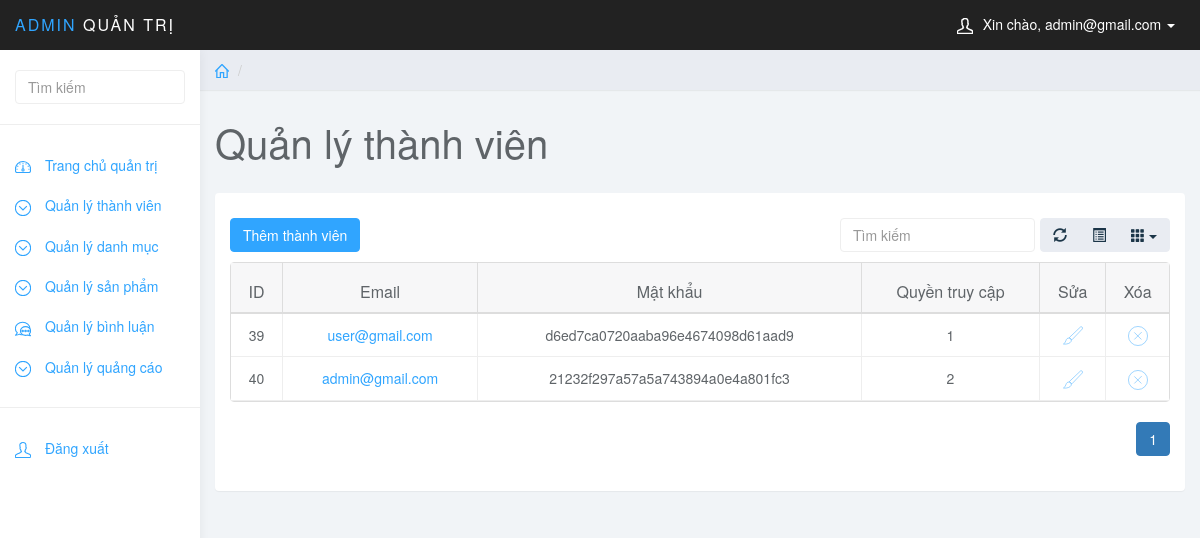
Screenshot of /quantri/quantri.php?page_layout=quanlytv (signed in) with the database file from the repository.
### tables this page shows
CREATE TABLE `thanhvien` (
  `id_thanhvien` int NOT NULL,
  `email` varchar(255) NOT NULL,
  `mat_khau` varchar(255) NOT NULL,
  `quyen_truy_cap` int NOT NULL
);

### quantri/chucnang/thanhvien/quanlytv.php (the view, shortened to what this page needs)
<?php
if (isset($_GET['page'])) {
    $page = $_GET['page'];
} else {
    $page = 1;
}
$rowPerPage = 5;
$perPage = $page * $rowPerPage - $rowPerPage;
$sql = "SELECT * FROM thanhvien ORDER BY id_thanhvien ASC LIMIT $perPage,$rowPerPage";
$query = mysqli_query($conn, $sql);
$totalRows = mysqli_num_rows(mysqli_query($conn, "SELECT * FROM thanhvien"));
$totalPages = ceil($totalRows / $rowPerPage);
$listPage = "";
for ($i = 1; $i <= $totalPages; $i++) {
    if ($page == $i) {
        $listPage .= '<li class="active"><a href="quantri.php?page_layout=quanlytv&page=' . $i . '">' . $i . '</a></li>';
    } else {
        $listPage .= '<li><a href="quantri.php?page_layout=quanlytv&page=' . $i . '">' . $i . '</a></li>';
    }
}
?>
<div class="row">
    <ol class="breadcrumb">
        <li><a href="quantri.php"><svg class="glyph stroked home">
                    <use xlink:href="#stroked-home"></use>
                </svg></a></li>
        <li class="active"></li>
    </ol>
</div>
<div class="row">
    <div class="col-lg-12">
        <h1 class="page-header">Quản lý thành viên</h1>
    </div>
</div>
<div class="row">
    <div class="col-lg-12">
        <div class="panel panel-default">
            <div class="panel-body" style="position: relative;">
                <a href="quantri.php?page_layout=themtv" class="btn btn-primary" style="margin: 10px 0 20px 0; position: absolute;">Thêm thành viên</a>
                <table data-toggle="table" data-show-refresh="true" data-show-toggle="true" data-show-columns="true" data-search="true" data-select-item-name="toolbar1" data-sort-name="name" data-sort-order="desc">
                    <thead>
                        <tr>
                            <th data-sortable="true">ID</th>
                            <th data-sortable="true">Email</th>
                            <th data-sortable="true">Mật khẩu</th>
                            <th data-sortable="true">Quyền truy cập</th>
                            <th data-sortable="true">Sửa</th>
                            <th data-sortable="true">Xóa</th>
                        </tr>
                    </thead>
                    <tbody>
                        <?php
                        while ($row = mysqli_fetch_array($query)) {
                        ?>
                            <tr style="height: 300px;">
                                <td data-checkbox="true"><?php echo $row['id_thanhvien']; ?></td>
                                <td data-checkbox="true"><a href="quantri.php?page_layout=suatv&id_thanhvien=<?php echo $row['id_thanhvien']; ?>"><?php echo $row['email']; ?></a></td>
                                <td data-checkbox="true"><?php echo $row['mat_khau']; ?></td>
                                <td data-sortable="true"><?php echo $row['quyen_truy_cap']; ?></td>
                                <td>
                                    <a href="quantri.php?page_layout=suatv&id_thanhvien=<?php echo $row['id_thanhvien']; ?>"><span><svg class="glyph stroked brush" style="width: 20px;height: 20px;">
                                                <use xlink:href="#stroked-brush" />
                                            </svg></span></a>
                                </td>
                                <td>
                                    <a onclick="return xoatv();" href="./chucnang/thanhvien/xoatv.php?id_thanhvien=<?php echo $row['id_thanhvien']; ?>"><span><svg class="glyph stroked cancel" style="width: 20px;height: 20px;">
                                                <use xlink:href="#stroked-cancel" />
                                            </svg></span></a>
                                </td>
                            </tr>
                        <?php
                        }
                        ?>
                    </tbody>
                </table>
                <ul class="pagination" style="float: right;">
                    <?php
                    echo $listPage;
                    ?>
                </ul>
            </div>
        </div>
    </div>
</div>

### quantri/css/styles.css (style rules this page uses)
body { background: #f1f4f7; padding-top: 50px; color: #5f6468; }
a, a:hover, a:focus { color: #30a5ff; }
h1, h2, h3, h4, h5, h6 { color: #5f6468; }
h1 { font-weight: 300; font-size: 40px; }
.btn-primary, .btn-primary:hover, .btn-primary:focus, .btn-primary:active, .btn-primary.active, .open > .dropdown-toggle.btn-primary, .btn-primary.disabled, .btn-primary[disabled], fieldset[disabled] .btn-primary, .btn-primary.disabled:hover, .btn-primary[disabled]:hover, fieldset[disabled] .btn-primary:hover, .btn-primary.disabled:focus, .btn-primary[disabled]:focus, fieldset[disabled] .btn-primary:focus, .btn-primary.disabled:active, .btn-primary[disabled]:active, fieldset[disabled] .btn-primary:active, .btn-primary.disabled.active, .btn-primary[disabled].active, fieldset[disabled] .btn-primary.active { background-color: #30a5ff; border-color: #30a5ff; }
.panel { border: 0; }
.breadcrumb { border-radius: 0; padding: 10px 15px; background: #e9ecf2; box-shadow: 0 1px 1px rgba(0, 0, 0, .05); margin: 0 ; }
h1.page-header { margin-top: 30px; border-bottom: 0; }
.table { background: #fff; }
.breadcrumb .glyph { height: 14px; width: 14px; margin: -2px 0 0 0; stroke-width: 4px; }

### rows the page displays
thanhvien: id_thanhvien "39", email "user@gmail.com", mat_khau "d6ed7ca0720aaba96e4674098d61aad9", quyen_truy_cap "1"
thanhvien: id_thanhvien "40", email "admin@gmail.com", mat_khau "21232f297a57a5a743894a0e4a801fc3", quyen_truy_cap "2"

### other values shown
$_SESSION['email'] "admin@gmail.com"
